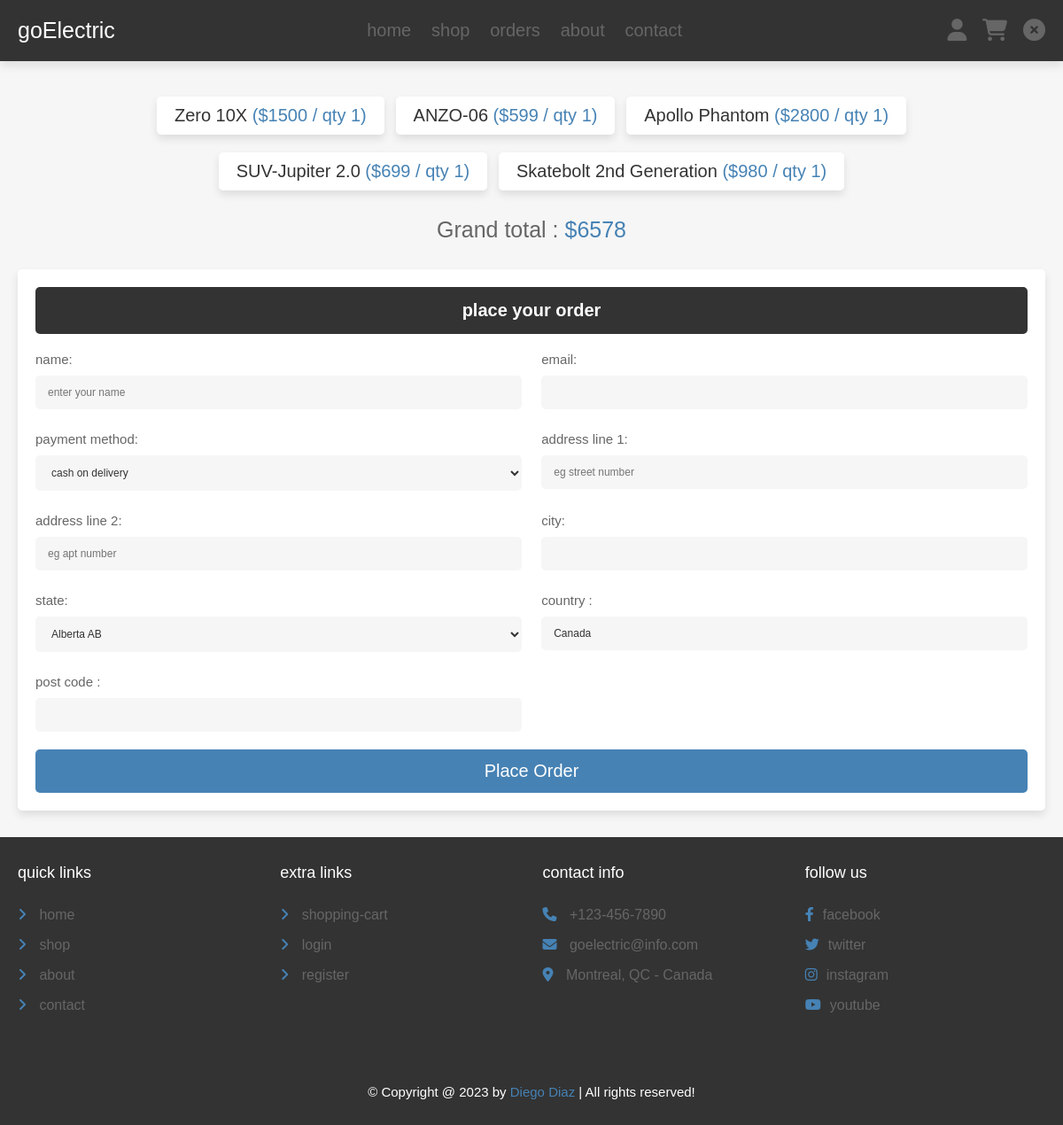
/pages/checkout.php (signed in), run on the app's committed database.
### tables this page shows
CREATE TABLE `Cart` (
  `cartId` int(10) UNSIGNED NOT NULL,
  `customerId` int(5) UNSIGNED NOT NULL,
  `productId` int(5) UNSIGNED NOT NULL,
  `productName` varchar(100) NOT NULL,
  `price` float NOT NULL,
  `quantity` int(11) NOT NULL,
  `image` varchar(200) NOT NULL
);

### pages/checkout.php (the view, shortened to what this page needs)
<?php
include ('../DBConnection.php');
$customerId = $_SESSION['customerId'];
?>
<!DOCTYPE html>
<html lang="en">
<head>
   <link rel="stylesheet" href="https://cdnjs.cloudflare.com/ajax/libs/font-awesome/6.1.1/css/all.min.css">
   <link rel="stylesheet" href="../css/style.css">
</head>
<body>
<?php
include ('header.php');
?>
<section class="display-orders">
   <?php
      $conn = new PDO($dsn, $username, $password);
      $conn->setAttribute(PDO::ATTR_ERRMODE, PDO::ERRMODE_EXCEPTION);
      $cart_grand_total = 0;
      $select_cart_items = $conn->prepare("SELECT * FROM `Cart` WHERE customerId = ?");
      $select_cart_items->execute([$customerId]);
      if($select_cart_items->rowCount() > 0){
         while($fetch_cart_items = $select_cart_items->fetch(PDO::FETCH_ASSOC)){
            $cart_total_price = ($fetch_cart_items['price'] * $fetch_cart_items['quantity']);
            $cart_grand_total += $cart_total_price;
   ?>
   <p> <?= $fetch_cart_items['productName']; ?> <span>(<?= '$'.$fetch_cart_items['price'].' / qty '. $fetch_cart_items['quantity']; ?>)</span> </p>
   <?php
    }
   }else{
      echo '<p class="empty">your cart is empty!</p>';
   }
   ?>
   <div class="grand-total">Grand total : <span>$<?= $cart_grand_total; ?></span></div>
</section>
<section class="checkout-orders">
   <form action="" method="POST">
      <h3>place your order</h3>
      <div class="flex">
         <div class="inputBox">
            <span>name:</span>
            <input type="text" name="name" placeholder="enter your name" class="box" required>
         </div>
         <div class="inputBox">
            <span>email:</span>
            <input type="email" name="email" placeholder="" class="box" required>
         </div>
         <div class="inputBox">
            <span>payment method:</span>
            <select name="method" class="box" required>
               <option value="cash on delivery">cash on delivery</option>
            </select>
         </div>
         <div class="inputBox">
            <span>address line 1:</span>
            <input type="text" name="flat" placeholder="eg street number" class="box" required>
         </div>
         <div class="inputBox">
            <span>address line 2:</span>
            <input type="text" name="street" placeholder="eg apt number" class="box">
         </div>
         <div class="inputBox">
            <span>city:</span>
            <input type="text" name="city" placeholder="" class="box" required>
         </div>
         <div class="inputBox">
            <span>state:</span>
               <select name="state" class="box" required>
                  <option value="Alberta AB">Alberta AB</option>
               </select>
         </div>
         <div class="inputBox">
            <span>country :</span>
            <input type="text" name="country" value="Canada" class="box" required>
         </div>
         <div class="inputBox">
            <span>post code :</span>
            <input type="text" name="pin_code" placeholder="" class="box" required>
         </div>
      </div>
      <input type="submit" name="order" class="btn <?= ($cart_grand_total > 1)?'':'disabled'; ?>" value="place order" onclick="return confirm('Do you want to place this order?');">
   </form>
</section>
<?php
include ('footer.php');
?>
</body>
</html>

### css/style.css (style rules this page uses)
.display-orders { text-align: center; padding-bottom: 0; }
.display-orders p { display: inline-block; padding:1rem 2rem; margin:1rem .5rem; font-size: 2rem; text-align: center; border:var(--border); background-color: var(--white); box-shadow: var(--box-shadow); border-radius: .5rem; }
.display-orders p span { color:var(--red); }
.display-orders .grand-total { margin-top: 2rem; font-size: 2.5rem; color:var(--light-color); }
.display-orders .grand-total span { color:var(--red); }
.checkout-orders form { padding:2rem; border:var(--border); background-color: var(--white); box-shadow: var(--box-shadow); border-radius: .5rem; }
.checkout-orders form h3 { border-radius: .5rem; background-color: var(--black); color:var(--white); padding:1.5rem 1rem; text-align: center; margin-bottom: 2rem; font-size: 2rem; }
.checkout-orders form .flex { display: flex; flex-wrap: wrap; gap:1.5rem; justify-content: space-between; }
.checkout-orders form .flex .inputBox { width: 49%; }
.checkout-orders form .flex .inputBox .box { width: 100%; border:var(--border); border-radius: .5rem; font-size: 1.2rem; color:var(--black); padding:1.2rem 1.4rem; margin:1rem 0; background-color: var(--light-bg); }
.checkout-orders form .flex .inputBox span { font-size: 1.5rem; color:var(--light-color); }

### css/components.css (style rules this page uses)
:root { --green:steelblue; --orange:blue; --red:steelblue; --black:#333; --light-color:#666; --white:#fff; --light-bg:#f6f6f6; --box-shadow:0 .5rem 1rem rgba(0,0,0,.1); }
* { font-family: 'Verdana', sans-serif; margin:0; padding:0; box-sizing: border-box; outline: none; border:none; text-decoration: none; color:var(--black); }
body { background-color: var(--light-bg); }
html { font-size: 62.5%; overflow-x: hidden; scroll-behavior: smooth; scroll-padding-top: 6.5rem; }
section { padding:3rem 2rem; max-width: 1200px; margin:0 auto; }
.btn, .delete-btn, .option-btn { display: block; width: 100%; margin-top: 1rem; border-radius: .5rem; color:var(--white); font-size: 2rem; padding:1.3rem 3rem; text-transform: capitalize; cursor: pointer; text-align: center; }
.btn { background-color: var(--green); }

### data on the page
cart: productName "Zero 10X", price "1500", quantity "1"
cart: productName "ANZO-06", price "599", quantity "1"
cart: productName "Apollo Phantom", price "2800", quantity "1"
cart: productName "SUV-Jupiter 2.0", price "699", quantity "1"
cart: productName "Skatebolt 2nd Generation", price "980", quantity "1"

### other printed values
$cart_grand_total "6578"
